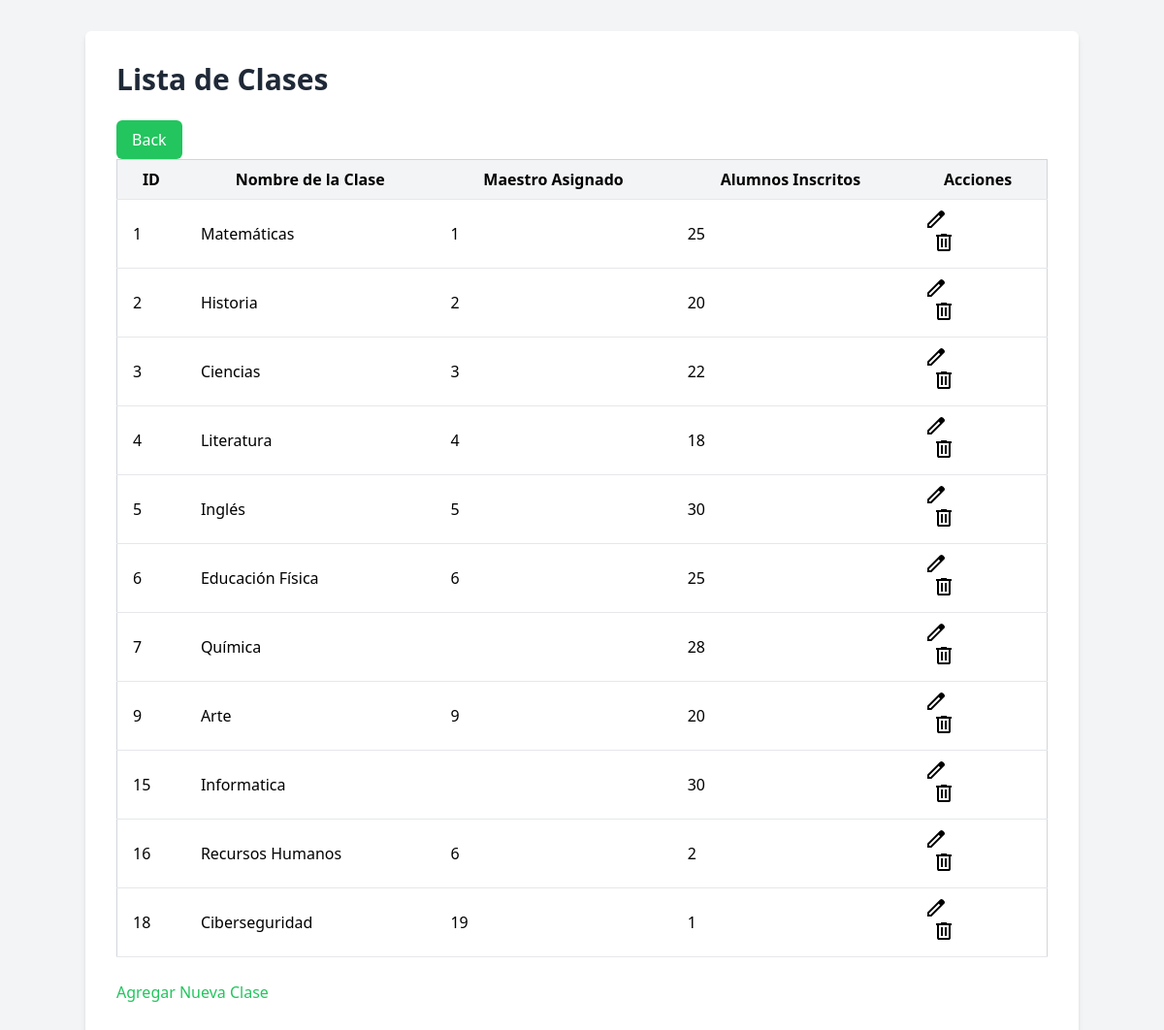
The page /clases (signed in) on the database its author committed.
### tables this page shows
CREATE TABLE `clases` (
  `id` int(11) NOT NULL,
  `NombreClase` varchar(255) DEFAULT NULL,
  `MaestroID` int(11) DEFAULT NULL,
  `AlumnosInscritos` int(11) DEFAULT NULL
);

### controllers/ClasesController.php (called while the page is built, shortened)
<?php
class ClaseController
{
    protected $model;
    public function __construct()
    {
        $this->model = new ClaseModel();
    }
    public function index()
    {
        $clases = $this->model->all();
        include $_SERVER["DOCUMENT_ROOT"] . "/views/admin/clases/index.php";
    }
}
?>

### config/database.php (called while the page is built)
<?php
return [
    "host" => "localhost",
    "dbname" => "university_db",
    "username" => "root",
    "password" => "",
];

### models/Model.php (called while the page is built, shortened)
<?php
class Model
{
    private $db;
    protected $table;
    public function __construct()
    {
        $config = include($_SERVER["DOCUMENT_ROOT"] . "/config/database.php");
        try {
            $this->db = new mysqli(
                $config["host"],
                $config["username"],
                $config["password"],
                $config["dbname"]
            );
        } catch (mysqli_sql_exception $e) {
            echo "Error: " . $e->getMessage();
        }
    }
    public function all()
    {
        $res = $this->db->query("SELECT * FROM {$this->table}");
        $data = $res->fetch_all(MYSQLI_ASSOC);
        return $data;
    }
}
?>

### views/admin/clases/index.php (the view, shortened to what this page needs)
<!DOCTYPE html>
<html lang="es">
<head>
    <link href="/dist/output.css" rel="stylesheet">
</head>
<body class="bg-gray-100">
    <div class="container mx-auto my-8 p-8 bg-white shadow-md rounded-md">
        <h1 class="text-3xl font-bold mb-6 text-gray-800">Lista de Clases</h1>
        <a href="/home"
            class="inline-block bg-green-500 hover:bg-green-600 text-white py-2 px-4 rounded-md transition-colors duration-300">Back</a>
        <table class="w-full border-collapse border border-gray-300">
            <thead>
                <tr class="bg-gray-100">
                    <th class="py-2 px-4 border-b">ID</th>
                    <th class="py-2 px-4 border-b">Nombre de la Clase</th>
                    <th class="py-2 px-4 border-b">Maestro Asignado</th>
                    <th class="py-2 px-4 border-b">Alumnos Inscritos</th>
                    <th class="py-2 px-4 border-b">Acciones</th>
                </tr>
            </thead>
            <tbody>
                <?php foreach ($clases as $clase): ?>
                <tr>
                    <td class="py-2 px-4 border-b"><?php echo $clase['id']; ?></td>
                    <td class="py-2 px-4 border-b"><?php echo $clase['NombreClase']; ?></td>
                    <td class="py-2 px-4 border-b"><?php echo $clase['MaestroID']; ?></td>
                    <td class="py-2 px-4 border-b"><?php echo $clase['AlumnosInscritos']; ?></td>
                    <td class="py-2 px-4 border-b">
                        <a href="/clases/edit?id=<?php echo $clase['id']; ?>"
                            class="text-blue-500 hover:underline mr-2"><img src="/assets/lapiz.svg" alt="Editar"
                                class="icono-lapiz text-yellow-500"></a>
                        <form action="/clases/delete" method="POST" class="inline-block">
                            <button type="submit" class="text-red-500 hover:underline"><img src="/assets/delete.svg"
                                    alt="Eliminar" class="icono-lapiz text-red-500"></button>
                        </form>
                    </td>
                </tr>
                <?php endforeach; ?>
            </tbody>
        </table>
        <div class="mt-6">
            <a href="/clases/create" class="text-green-500 hover:underline">Agregar Nueva Clase</a>
        </div>
    </div>
</body>
</html>

### rows shown on the page
clases: id "1", NombreClase "Matemáticas", MaestroID "1", AlumnosInscritos "25"
clases: id "2", NombreClase "Historia", MaestroID "2", AlumnosInscritos "20"
clases: id "3", NombreClase "Ciencias", MaestroID "3", AlumnosInscritos "22"
clases: id "4", NombreClase "Literatura", MaestroID "4", AlumnosInscritos "18"
clases: id "5", NombreClase "Inglés", MaestroID "5", AlumnosInscritos "30"
clases: id "6", NombreClase "Educación Física", MaestroID "6", AlumnosInscritos "25"
clases: id "7", NombreClase "Química", AlumnosInscritos "28"
clases: id "9", NombreClase "Arte", MaestroID "9", AlumnosInscritos "20"
clases: id "15", NombreClase "Informatica", AlumnosInscritos "30"
clases: id "16", NombreClase "Recursos Humanos", MaestroID "6", AlumnosInscritos "2"
clases: id "18", NombreClase "Ciberseguridad", MaestroID "19", AlumnosInscritos "1"
